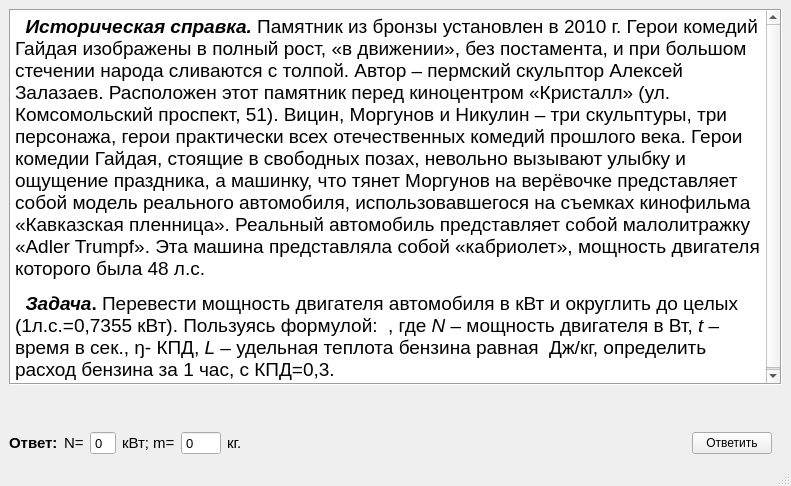
<?xml version="1.0" encoding="UTF-8"?>
<ui version="4.0">
 <class>MainWindow</class>
 <widget class="QMainWindow" name="MainWindow">
  <property name="geometry">
   <rect>
    <x>0</x>
    <y>0</y>
    <width>791</width>
    <height>486</height>
   </rect>
  </property>
  <property name="windowTitle">
   <string>Трус, Балбес и Бывалый</string>
  </property>
  <widget class="QWidget" name="centralwidget">
   <layout class="QVBoxLayout" name="verticalLayout">
    <item>
     <widget class="QTextBrowser" name="textBrowser">
      <property name="frameShape">
       <enum>QFrame::Box</enum>
      </property>
      <property name="html">
       <string>&lt;!DOCTYPE HTML PUBLIC &quot;-//W3C//DTD HTML 4.0//EN&quot; &quot;http://www.w3.org/TR/REC-html40/strict.dtd&quot;&gt;
&lt;html&gt;&lt;head&gt;&lt;meta name=&quot;qrichtext&quot; content=&quot;1&quot; /&gt;&lt;style type=&quot;text/css&quot;&gt;
p, li { white-space: pre-wrap; }
&lt;/style&gt;&lt;/head&gt;&lt;body style=&quot; font-family:'MS Shell Dlg 2'; font-size:8.25pt; font-weight:400; font-style:normal;&quot;&gt;
&lt;p style=&quot; margin-top:12px; margin-bottom:12px; margin-left:0px; margin-right:0px; -qt-block-indent:0; text-indent:0px;&quot;&gt;&lt;span style=&quot; font-family:'Times New Roman','serif'; font-size:14pt; font-weight:600; font-style:italic;&quot;&gt;  Историческая справка.&lt;/span&gt;&lt;span style=&quot; font-family:'Times New Roman','serif'; font-size:14pt;&quot;&gt; Памятник из бронзы установлен в 2010 г. Герои комедий Гайдая изображены в полный рост, «в движении», без постамента, и при большом стечении народа сливаются с толпой. Автор – пермский скульптор Алексей Залазаев. Расположен этот памятник перед киноцентром «Кристалл» (ул. Комсомольский проспект, 51). &lt;/span&gt;&lt;span style=&quot; font-family:'Times New Roman','serif'; font-size:14pt; color:#000000; background-color:#ffffff;&quot;&gt;Вицин, Моргунов и Никулин – три скульптуры, три персонажа, герои практически всех отечественных комедий прошлого века. Герои комедии Гайдая, стоящие в свободных позах, невольно вызывают улыбку и ощущение праздника, а машинку, что тянет Моргунов на верёвочке представляет собой модель реального автомобиля, использовавшегося на съемках кинофильма «Кавказская пленница». Реальный автомобиль представляет собой малолитражку «Adler Trumpf». Эта машина представляла собой «кабриолет», мощность двигателя которого была 48 л.с.&lt;/span&gt;&lt;span style=&quot; font-size:8pt;&quot;&gt; &lt;/span&gt;&lt;/p&gt;
&lt;p style=&quot; margin-top:12px; margin-bottom:12px; margin-left:0px; margin-right:0px; -qt-block-indent:0; text-indent:0px;&quot;&gt;&lt;span style=&quot; font-family:'Times New Roman','serif'; font-size:14pt; font-weight:600; font-style:italic;&quot;&gt;  Задача&lt;/span&gt;&lt;span style=&quot; font-family:'Times New Roman','serif'; font-size:14pt; font-weight:600;&quot;&gt;.&lt;/span&gt;&lt;span style=&quot; font-family:'Times New Roman','serif'; font-size:14pt;&quot;&gt; Перевести мощность двигателя автомобиля в кВт и округлить до целых (1л.с.=0,7355 кВт). Пользуясь формулой: &lt;/span&gt;&lt;a name=&quot;_x0000_t75&quot;&gt;&lt;/a&gt;&lt;span style=&quot; font-family:'Times New Roman','serif'; font-size:14pt;&quot;&gt; &lt;/span&gt;&lt;span style=&quot; font-family:'Times New Roman','serif'; font-size:14pt;&quot;&gt;, где &lt;/span&gt;&lt;span style=&quot; font-family:'Times New Roman','serif'; font-size:14pt; font-style:italic;&quot;&gt;N &lt;/span&gt;&lt;span style=&quot; font-family:'Times New Roman','serif'; font-size:14pt;&quot;&gt;– мощность двигателя в Вт, &lt;/span&gt;&lt;span style=&quot; font-family:'Times New Roman','serif'; font-size:14pt; font-style:italic;&quot;&gt;t &lt;/span&gt;&lt;span style=&quot; font-family:'Times New Roman','serif'; font-size:14pt;&quot;&gt;– время в сек., ŋ- КПД, &lt;/span&gt;&lt;span style=&quot; font-family:'Times New Roman','serif'; font-size:14pt; font-style:italic;&quot;&gt;L&lt;/span&gt;&lt;span style=&quot; font-family:'Times New Roman','serif'; font-size:14pt;&quot;&gt; – удельная теплота бензина равная &lt;/span&gt;&lt;a name=&quot;_x0000_i1025&quot;&gt;&lt;/a&gt;&lt;span style=&quot; font-family:'Times New Roman','serif'; font-size:14pt;&quot;&gt; &lt;/span&gt;&lt;span style=&quot; font-family:'Times New Roman','serif'; font-size:14pt;&quot;&gt;Дж/кг, определить расход бензина за 1 час, с КПД=0,3.&lt;/span&gt;&lt;span style=&quot; font-size:8pt;&quot;&gt; &lt;/span&gt;&lt;/p&gt;&lt;/body&gt;&lt;/html&gt;</string>
      </property>
     </widget>
    </item>
    <item>
     <spacer name="verticalSpacer">
      <property name="orientation">
       <enum>Qt::Vertical</enum>
      </property>
      <property name="sizeType">
       <enum>QSizePolicy::Minimum</enum>
      </property>
      <property name="sizeHint" stdset="0">
       <size>
        <width>20</width>
        <height>40</height>
       </size>
      </property>
     </spacer>
    </item>
    <item>
     <layout class="QHBoxLayout" name="horizontalLayout">
      <item>
       <widget class="QLabel" name="label">
        <property name="font">
         <font>
          <pointsize>11</pointsize>
          <weight>75</weight>
          <bold>true</bold>
         </font>
        </property>
        <property name="text">
         <string>Ответ:</string>
        </property>
       </widget>
      </item>
      <item>
       <widget class="QLabel" name="label_3">
        <property name="font">
         <font>
          <pointsize>11</pointsize>
         </font>
        </property>
        <property name="text">
         <string>N=</string>
        </property>
       </widget>
      </item>
      <item>
       <widget class="QSpinBox" name="spinBox">
        <property name="font">
         <font>
          <pointsize>10</pointsize>
          <weight>50</weight>
          <bold>false</bold>
         </font>
        </property>
        <property name="buttonSymbols">
         <enum>QAbstractSpinBox::NoButtons</enum>
        </property>
       </widget>
      </item>
      <item>
       <widget class="QLabel" name="label_2">
        <property name="font">
         <font>
          <pointsize>11</pointsize>
         </font>
        </property>
        <property name="text">
         <string>кВт; m=</string>
        </property>
       </widget>
      </item>
      <item>
       <widget class="QSpinBox" name="spinBox_1">
        <property name="font">
         <font>
          <pointsize>10</pointsize>
          <weight>50</weight>
          <bold>false</bold>
         </font>
        </property>
        <property name="buttonSymbols">
         <enum>QAbstractSpinBox::NoButtons</enum>
        </property>
        <property name="maximum">
         <number>9999</number>
        </property>
       </widget>
      </item>
      <item>
       <widget class="QLabel" name="label_4">
        <property name="font">
         <font>
          <pointsize>11</pointsize>
         </font>
        </property>
        <property name="text">
         <string>кг.</string>
        </property>
       </widget>
      </item>
      <item>
       <spacer name="horizontalSpacer">
        <property name="orientation">
         <enum>Qt::Horizontal</enum>
        </property>
        <property name="sizeHint" stdset="0">
         <size>
          <width>40</width>
          <height>20</height>
         </size>
        </property>
       </spacer>
      </item>
      <item>
       <widget class="QPushButton" name="answerButton">
        <property name="text">
         <string>Ответить</string>
        </property>
       </widget>
      </item>
      <item>
       <spacer name="horizontalSpacer_2">
        <property name="orientation">
         <enum>Qt::Horizontal</enum>
        </property>
        <property name="sizeType">
         <enum>QSizePolicy::Fixed</enum>
        </property>
        <property name="sizeHint" stdset="0">
         <size>
          <width>10</width>
          <height>20</height>
         </size>
        </property>
       </spacer>
      </item>
     </layout>
    </item>
   </layout>
  </widget>
  <widget class="QMenuBar" name="menubar">
   <property name="geometry">
    <rect>
     <x>0</x>
     <y>0</y>
     <width>791</width>
     <height>21</height>
    </rect>
   </property>
  </widget>
  <widget class="QStatusBar" name="statusbar"/>
 </widget>
 <resources/>
 <connections/>
</ui>
